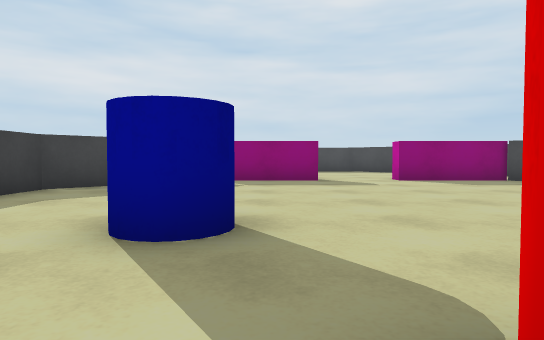
[1] (above)

16 first-person views from a walk through a 3-D level made in the Unity game engine. The camera is 0.58 m above the floor, tilts 2° down and sees 75° across. The floor is counted in squares, 1 m on a side. Each view is taken from the middle of a square. On the plan, view 1 faces up. The plan holds only what a view shows up to about 10 squares ahead; the rest is blank. Surface patterns are stand-ins for the level's own textures.

[2]
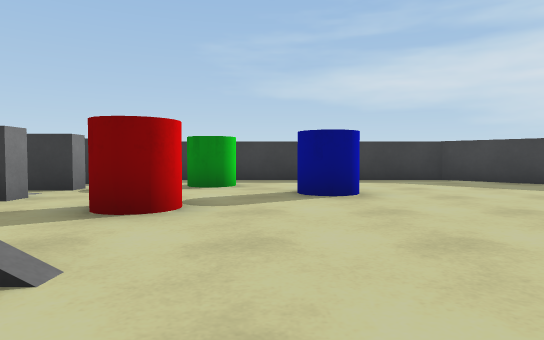

[3]
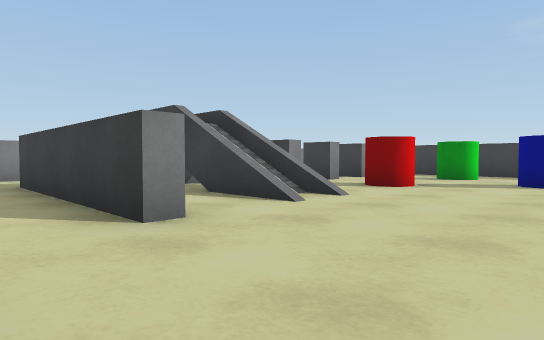

[4]
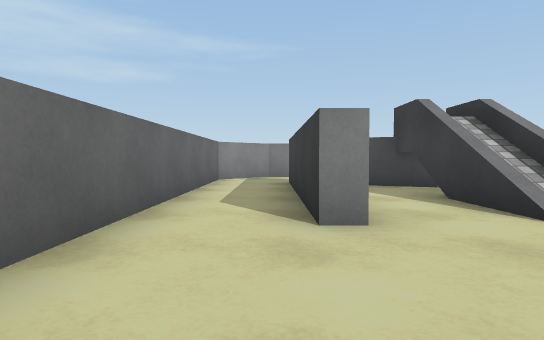

[5]
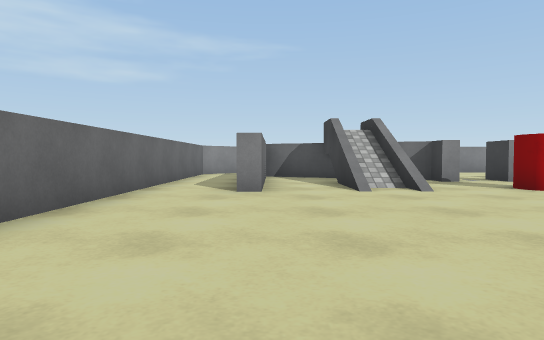

[6]
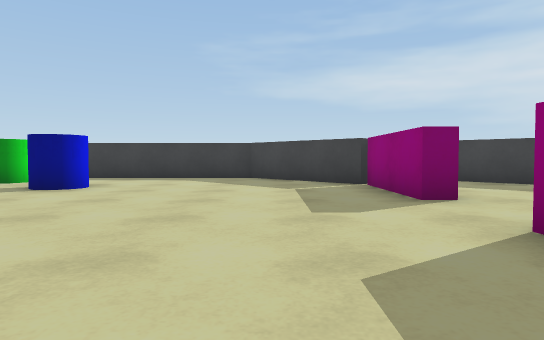

[7]
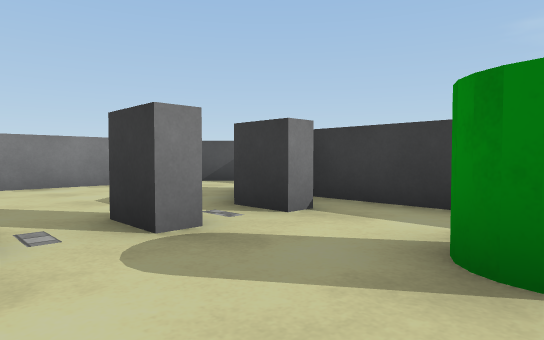

[8]
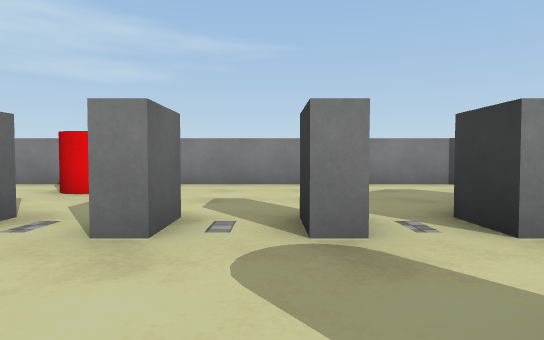

[9]
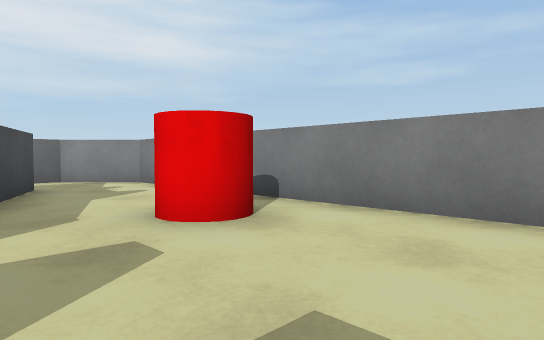

[10]
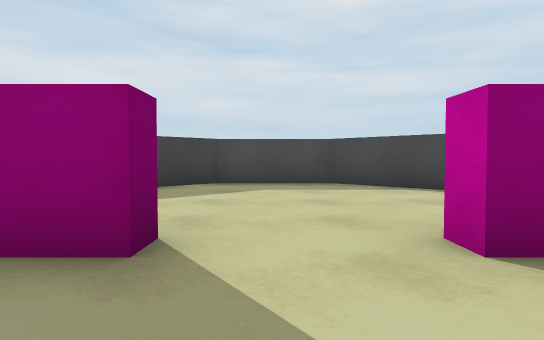

[11]
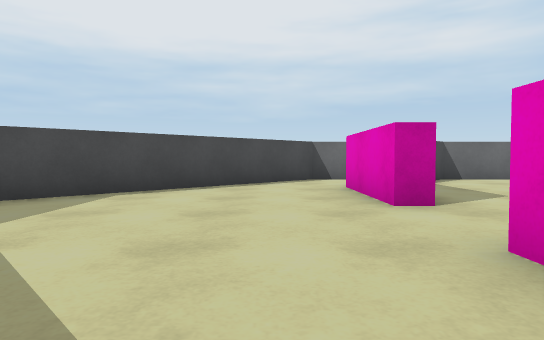

[12]
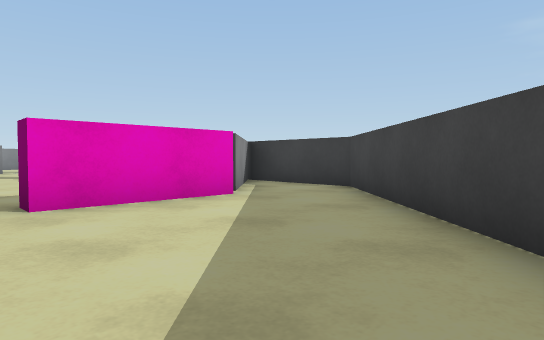

[13]
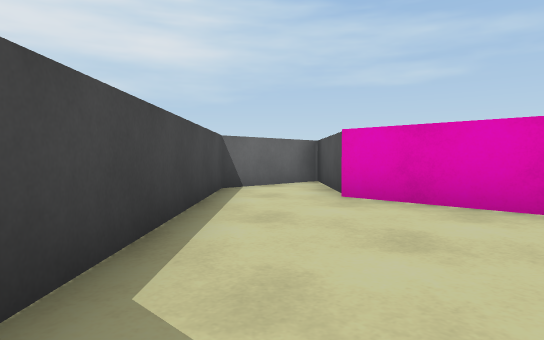

[14]
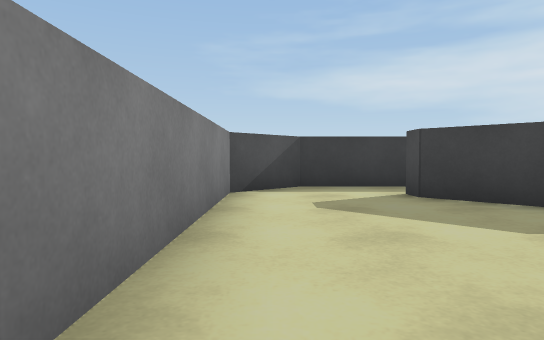

[15]
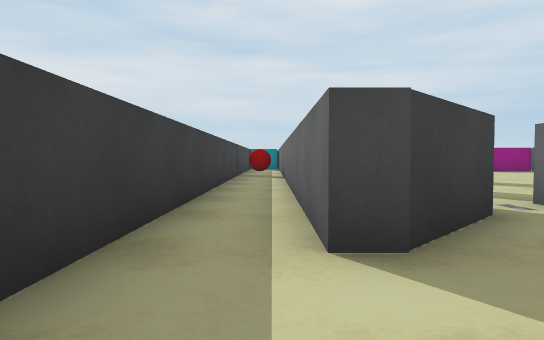

[16]
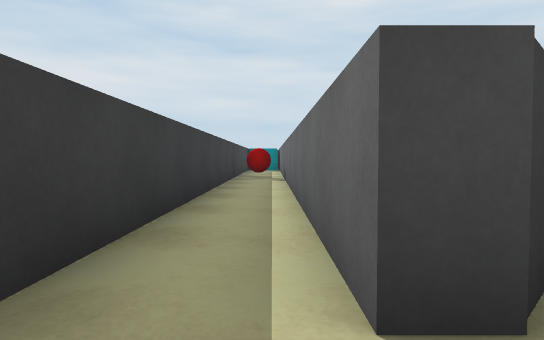

### Floor plan
Ten units are one square. View 1 is at (0, 0); x grows to the right and y downward. Boxes are objects, and circles mark ways between rooms. Rooms are numbered by the first view taken in them; rooms with no view inside come last. Other rooms are left out.
<svg viewBox="-66 -155 155 227">
<path fill="none" stroke="#000" d="M45 -1 45 32 50 34M62 22 62 -10 66 -10 66 45 47 37M-31 28 -42 39 -47 39 -47 -42M-42 -28 -42 24M12 -95 12 -90 -15 -90 -42 -64 -42 -42M61 67 71 67 84 54 84 -65 81 -68M61 -90 32 -90 32 -95M-61 -49 -61 54 -48 67 46 67M34 -5 34 32M32 -95 60 -95M62 -92 84 -70 84 -99 33 -150 8 -150 -42 -101 -42 -69 -19 -92M-16 -95 12 -95"/>
<rect x="-55" y="-55" width="10" height="10" fill="#bbb"><title>red ball</title></rect>
<rect x="-35" y="15" width="10" height="10" fill="#bbb"><title>grey block</title></rect>
<rect x="-35" y="-15" width="20" height="10" fill="#bbb"><title>green cylinder</title></rect>
<rect x="-15" y="15" width="10" height="10" fill="#bbb"><title>grey block</title></rect>
<rect x="-15" y="-35" width="10" height="10" fill="#bbb"><title>blue cylinder</title></rect>
<rect x="-5" y="15" width="10" height="10" fill="#bbb"><title>grey block</title></rect>
<rect x="5" y="-15" width="10" height="20" fill="#bbb"><title>red cylinder</title></rect>
<rect x="15" y="45" width="10" height="10" fill="#bbb"><title>red cylinder</title></rect>
<rect x="15" y="15" width="10" height="10" fill="#bbb"><title>grey block</title></rect>
<circle cx="25" cy="-90" r="3" fill="#2a7"/>
<text x="20" y="-10">1</text>
<text x="30" y="-110">2</text>
</svg>
Room 1 opens to room 2.

Where each view was taken, in squares from view 1:
view 1: 0 up, 0 right, facing up
view 2: 2 up, 5 right, facing left
view 3: 4 up, 8 right, facing down-left
view 4: 4 up, 7 right, facing down
view 5: 7 up, 6 right, facing down
view 6: 7 up, 6 right, facing left
view 7: 1 up, 0 right, facing down-left
view 8: 1 up, 1 left, facing down
view 9: 3 down, 1 left, facing down-right
view 10: 7 up, 2 right, facing up
view 11: 11 up, 1 left, facing right
view 12: 14 up, 2 right, facing down-left
view 13: 14 up, 3 right, facing down-right
view 14: 6 down, 1 right, facing left
view 15: 6 down, 5 left, facing up
view 16: 5 down, 5 left, facing up
